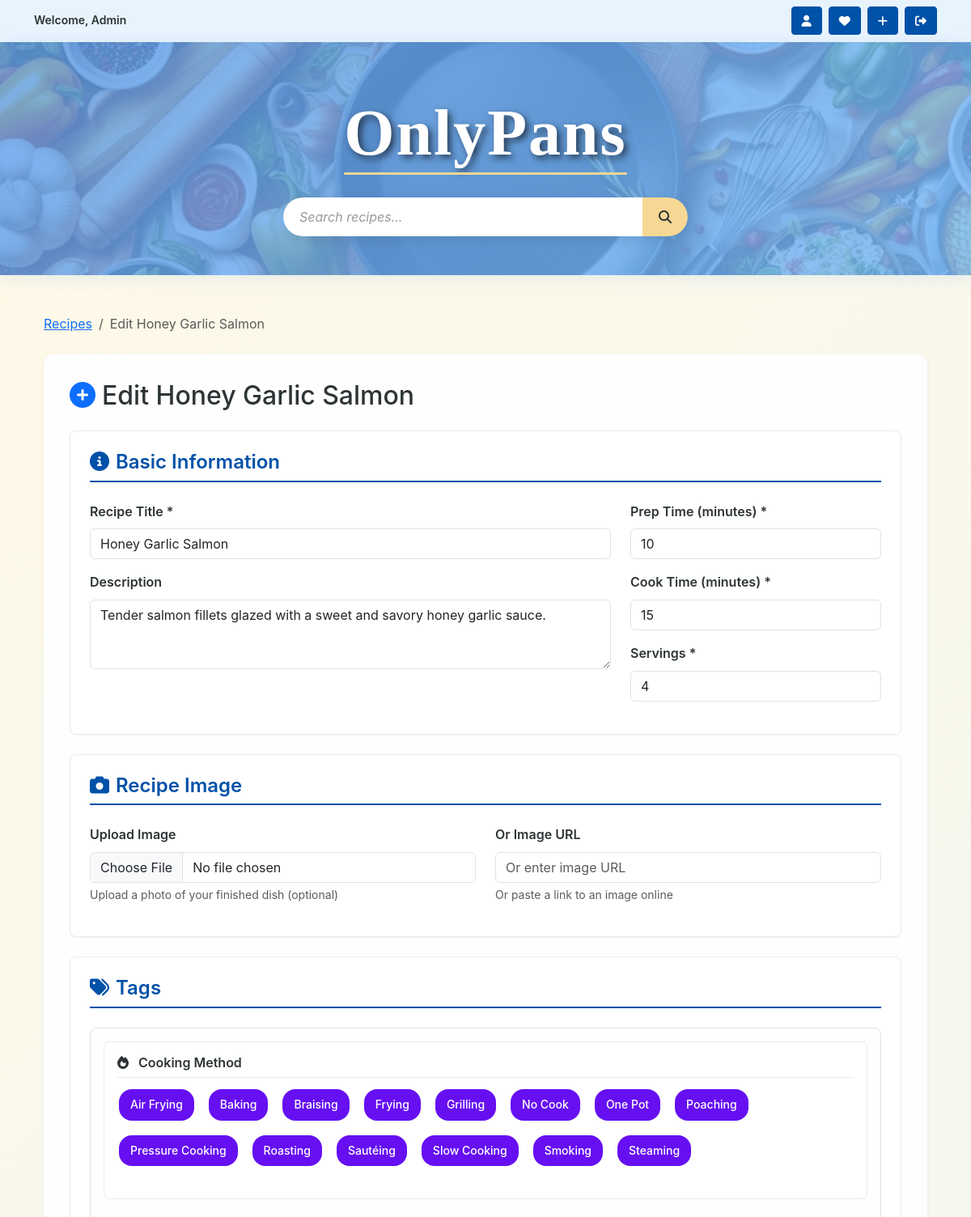
The page /recipes/honey-garlic-salmon/edit/ (signed in, upper part) on the database its author committed.
### recipes/models.py (models this page shows, shortened)
class Recipe(models.Model):
    user = models.ForeignKey(User, on_delete=models.CASCADE,
                             related_name='recipes')
    title = models.CharField(max_length=255)
    slug = models.SlugField(max_length=255, unique=True, blank=True)
    description = models.TextField(blank=True,
                                   help_text='Tell us about this recipe!')
    prep_time = models.PositiveIntegerField(
        help_text='Preparation time in minutes'
    )
    cook_time = models.PositiveIntegerField(
        help_text='Cooking time in minutes'
    )
    servings = models.PositiveIntegerField(default=4)
    image = CloudinaryField(
        'image',
        blank=True,
        null=True,
        folder='recipes/',
        help_text='Upload recipe image'
    )
    image_url = models.URLField(blank=True, help_text='Or paste image URL')
    tags = models.ManyToManyField(Tag, blank=True)
    view_count = models.PositiveIntegerField(default=0)
    created_at = models.DateTimeField(auto_now_add=True)
    updated_at = models.DateTimeField(auto_now=True)
    class Meta:
        ordering = ['-created_at']

class Tag(models.Model):
    TAG_TYPES = [
        ('cuisine', 'Cuisine'),
        ('dietary', 'Dietary'),
        ('meal_type', 'Meal Type'),
        ('cooking_method', 'Cooking Method'),
        ('difficulty', 'Difficulty'),
    ]
    name = models.CharField(max_length=100, unique=True)
    tag_type = models.CharField(max_length=50, choices=TAG_TYPES)
    color = models.CharField(max_length=7, default='#6c757d',
                             help_text='Hex color like #FF5733')
    class Meta:
        ordering = ['tag_type', 'name']

### recipes/views.py (the view)
# urls.py: path('recipes/<slug:slug>/edit/', views.recipe_edit, name='recipe_edit'),
@login_required
def recipe_edit(request, slug):
    recipe = get_object_or_404(Recipe, slug=slug, user=request.user)
    if request.method == 'POST':
        form = RecipeForm(request.POST, request.FILES, instance=recipe)
        ingredient_formset = RecipeIngredientFormSet(
            request.POST,
            instance=recipe,
            prefix='ingredients'
        )
        step_formset = RecipeStepFormSet(
            request.POST,
            request.FILES,
            instance=recipe,
            prefix='steps'
        )
        if (form.is_valid() and ingredient_formset.is_valid() and
                step_formset.is_valid()):
            recipe = form.save()
            ingredients = ingredient_formset.save(commit=False)
            for i, ingredient in enumerate(ingredients, 1):
                if ingredient.recipe_id:  # Only update existing ingredients
                    ingredient.order = i
                    ingredient.save()
            ingredient_formset.save_m2m() if hasattr(ingredient_formset, 'save_m2m') else None
            steps = step_formset.save(commit=False)
            for i, step in enumerate(steps, 1):
                if step.recipe_id:  # Only update existing steps
                    step.step_number = i
                    step.save()
            step_formset.save_m2m() if hasattr(step_formset, 'save_m2m') else None
            messages.success(
                request,
                'Recipe updated successfully! Your changes have been saved.'
            )
            return redirect('recipe_detail', slug=recipe.slug)
    else:
        form = RecipeForm(instance=recipe)
        ingredient_formset = RecipeIngredientFormSet(
            instance=recipe, prefix='ingredients'
        )
        step_formset = RecipeStepFormSet(instance=recipe, prefix='steps')
    context = {
        'form': form,
        'ingredient_formset': ingredient_formset,
        'step_formset': step_formset,
        'recipe': recipe,
        'title': f'Edit {recipe.title}'
    }
    return render(request, 'recipes/recipe_form.html', context)

### recipes/models.py (called while the page is built)
    def __str__(self):
        return self.name

    def __str__(self):
        return f"{self.name} ({self.abbreviation})"

### recipes/templates/recipes/recipe_form.html (shortened to what this page needs)
{% extends 'base.html' %}
{% load static %}
{% block content %}
<div class="container my-5">
    <nav aria-label="breadcrumb" class="mb-4">
        <ol class="breadcrumb">
            <li class="breadcrumb-item"><a href="{% url 'recipe_list' %}">Recipes</a></li>
            <li class="breadcrumb-item active">{{ title }}</li>
        </ol>
    </nav>
    <div class="recipe-form-container">
        <h2 class="mb-4">
            <i class="fas fa-plus-circle text-primary me-2"></i>{{ title }}
        </h2>
        <form method="post" enctype="multipart/form-data" id="recipe-form">
            <div class="form-section">
                <h4><i class="fas fa-info-circle me-2"></i>Basic Information</h4>
                <div class="row">
                    <div class="col-md-8">
                        <div class="mb-3">
                            <label for="{{ form.title.id_for_label }}" class="form-label">Recipe Title *</label>
                            {{ form.title }}
                        </div>
                        <div class="mb-3">
                            <label for="{{ form.description.id_for_label }}" class="form-label">Description</label>
                            {{ form.description }}
                        </div>
                    </div>
                    <div class="col-md-4">
                        <div class="mb-3">
                            <label for="{{ form.prep_time.id_for_label }}" class="form-label">Prep Time (minutes) *</label>
                            {{ form.prep_time }}
                        </div>
                        <div class="mb-3">
                            <label for="{{ form.cook_time.id_for_label }}" class="form-label">Cook Time (minutes) *</label>
                            {{ form.cook_time }}
                        </div>
                        <div class="mb-3">
                            <label for="{{ form.servings.id_for_label }}" class="form-label">Servings *</label>
                            {{ form.servings }}
                        </div>
                    </div>
                </div>
            </div>
            <div class="form-section">
                <h4><i class="fas fa-camera me-2"></i>Recipe Image</h4>
                <div class="row">
                    <div class="col-md-6">
                        <div class="mb-3">
                            <label for="{{ form.image.id_for_label }}" class="form-label">Upload Image</label>
                            {{ form.image }}
                            <div class="form-text">Upload a photo of your finished dish (optional)</div>
                        </div>
                    </div>
                    <div class="col-md-6">
                        <div class="mb-3">
                            <label for="{{ form.image_url.id_for_label }}" class="form-label">Or Image URL</label>
                            {{ form.image_url }}
                            <div class="form-text">Or paste a link to an image online</div>
                        </div>
                    </div>
                </div>
            </div>
            <div class="form-section">
                <h4><i class="fas fa-tags me-2"></i>Tags</h4>
                <div class="tag-categories">
                    {% regroup form.tags.field.queryset by tag_type as tags_by_type %}
                    {% for tag_type in tags_by_type %}
                        <div class="tag-category mb-4">
                            <h6 class="tag-category-title">
                                <i class="fas fa-{% if tag_type.grouper == 'dietary' %}leaf{% elif tag_type.grouper == 'cuisine' %}globe{% elif tag_type.grouper == 'meal_type' %}clock{% elif tag_type.grouper == 'cooking_method' %}fire{% else %}star{% endif %} me-2"></i>
                                {{ tag_type.list.0.get_tag_type_display }}
                            </h6>
                            <div class="tag-selection">
                                {% for tag in tag_type.list %}
                                    <label for="id_tags_{{ tag.id }}" class="tag tag-selectable me-2 mb-2"
                                           style="background-color: {{ tag.color }};"
                                           title="{{ tag.name }} - {{ tag.get_tag_type_display }}">
                                        {{ tag.name }}
                                    </label>
                                {% endfor %}
                            </div>
                        </div>
                    {% endfor %}
                </div>
            </div>
        </form>
    </div>
</div>
{% endblock %}

### templates/base.html (shortened to what this page needs)
{% load static %}
<!DOCTYPE html>
<html lang="en">
    <head>
        <link
            href="https://cdn.jsdelivr.net/npm/bootstrap@5.3.7/dist/css/bootstrap.min.css"
            rel="stylesheet"
        />
        <link
            href="https://cdnjs.cloudflare.com/ajax/libs/font-awesome/6.5.1/css/all.min.css"
            rel="stylesheet"
        />
        <link href="{% static 'css/styles.css' %}" rel="stylesheet" />
    </head>
    <body>
        <nav class="navbar navbar-dark bg-dark py-2">
            <div class="container">
                <div class="d-flex w-100 justify-content-between align-items-center">
                    {% if user.is_authenticated %}
                    <small class="text-light">
                        Welcome, {% if user.first_name %}{{ user.first_name|title }}{% else %}{{ user.username|title }}{% endif %}
                    </small>
                    {% else %}
                    <div></div>
                    {% endif %}
                    <div class="d-flex align-items-center">
                        {% if user.is_authenticated %}
                        <a class="btn btn-sm me-2"
                           href="{% url 'accounts:profile' %}"
                           aria-label="View Profile"
                           title="Profile">
                            <i class="fas fa-user" aria-hidden="true"></i>
                        </a>
                        <a class="btn btn-sm me-2"
                           href="{% url 'liked_recipes' %}"
                           aria-label="View Liked Recipes"
                           title="Liked Recipes">
                            <i class="fas fa-heart" aria-hidden="true"></i>
                        </a>
                        <a class="btn btn-sm me-2"
                           href="{% url 'recipe_create' %}"
                           aria-label="Create New Recipe"
                           title="Create Recipe">
                            <i class="fas fa-plus" aria-hidden="true"></i>
                        </a>
                        <a class="btn btn-sm"
                           href="#"
                           id="logoutBtn"
                           aria-label="Sign Out"
                           title="Logout">
                            <i class="fas fa-sign-out-alt" aria-hidden="true"></i>
                        </a>
                        {% endif %}
                    </div>
                </div>
            </div>
        </nav>
        <section class="onlypans-hero">
            <div class="container text-center">
                <h1 class="hero-brand">
                    <a href="{% url 'recipe_list' %}" class="text-decoration-none">
                        <span class="brand-highlight">OnlyPans</span>
                    </a>
                </h1>
                <div class="hero-search">
                    <form method="GET" action="{% url 'recipe_list' %}" class="search-form">
                        <div class="search-container">
                            <input type="text"
                                   name="search"
                                   class="form-control search-input"
                                   placeholder="Search recipes..."
                                   value="{{ request.GET.search }}"
                                   aria-label="Search recipes">
                            <button type="submit"
                                    class="btn search-btn"
                                    aria-label="Search">
                                <i class="fas fa-search" aria-hidden="true"></i>
                            </button>
                        </div>
                    </form>
                </div>
            </div>
        </section>
        <main class="container mb-5">{% block content %}{% endblock %}</main>
    </body>
</html>

### rows shown on the page
Recipe: title "Honey Garlic Salmon", description "Tender salmon fillets glazed with a sweet and savory honey garlic sauce.", prep_time "10", cook_time "15", servings "4"
Tag: list.0.tag_type "Cooking Method", name "Air Frying"
Tag: name "Baking"
Tag: name "Braising"
Tag: name "Frying"
Tag: name "Grilling"
Tag: name "No Cook"
Tag: name "One Pot"
Tag: name "Poaching"
Tag: name "Pressure Cooking"
Tag: name "Roasting"
Tag: name "Sautéing"
Tag: name "Slow Cooking"
Tag: name "Smoking"
Tag: name "Steaming"

### other values the page prints
{{ user.username|title }} "Admin"
{{ title }} "Edit Honey Garlic Salmon"
